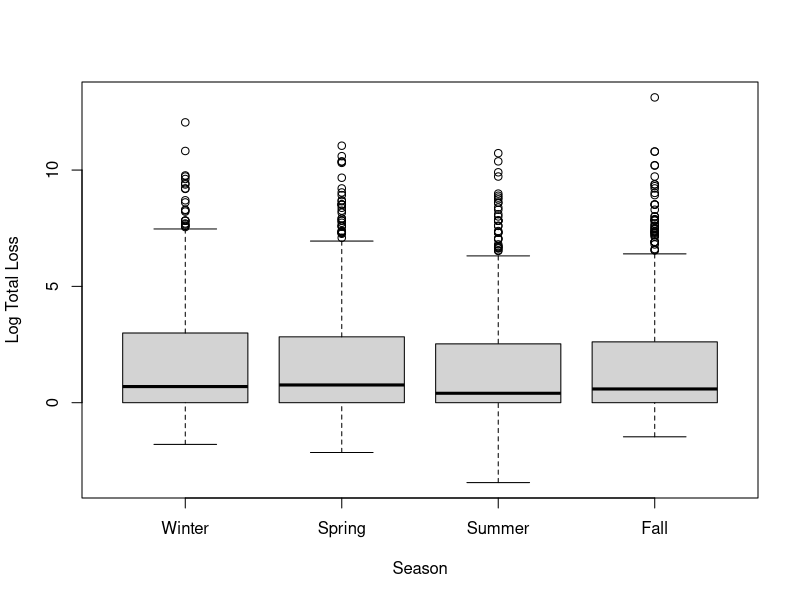

Source code (R):
## ---- chunk 1
knitr::opts_chunk$set(echo = FALSE)
library(dplyr)
## ---- chunk 2
firedata <- read.csv("PropertyLoss.csv")
head(firedata[,c(2,4)])
head(firedata[,c(7,8)])

#creat the month collum
firedata$Month <-  months(as.Date(firedata$Alm_Date, "%m/%d/%Y"))

#Turn month into the season
firedata <- transform(firedata, Season= ifelse(firedata$Month == "January", "Winter",
                  ifelse(firedata$Month == "February", "Winter", 
                  ifelse(firedata$Month == "March", "Spring",
                  ifelse(firedata$Month == "April", "Spring",
                  ifelse(firedata$Month == "May", "Spring",
                  ifelse(firedata$Month == "June", "Summer",
                  ifelse(firedata$Month == "July", "Summer",
                  ifelse(firedata$Month == "August", "Summer",
                  ifelse(firedata$Month == "September", "Fall",
                  ifelse(firedata$Month == "October", "Fall",
                  ifelse(firedata$Month == "November", "Fall",
                  ifelse(firedata$Month == "December", "Winter","NULL")))))))))))))
## ---- chunk 3
#parse out the incident numbers
firedata$Incident.Num <- strtoi(substr(firedata$Inci_type,0,3))

#collum with the incident type
firedata <- transform(firedata,Incident.Type = 
                   ifelse(Incident.Num < "124", "Structure Fire", 
                   ifelse(Incident.Num < "139", "Vehicle Fire",
                   ifelse(Incident.Num < "165", "Outside Fire",
                   "Not a Fire"))))

#Create the percent loss
firedata$PercentLoss <- (as.numeric(firedata$Pre_Inci_Value)
                         / as.numeric(firedata$Total_Loss))

#filter out non fires
firedata <- filter(firedata, Incident.Type != "Not a Fire")
## ---- chunk 4
head(firedata[,c(11,13,14)])
## ---- chunk 5
#Anova test of total loss based on season
aovSeason = aov(PercentLoss ~ Season, data = firedata)
summary(aovSeason)
## ---- chunk 6
#Anova test of total loss based on Incident.Type
aovI = aov(PercentLoss ~ Incident.Type, data = firedata)
summary(aovI)
## ---- chunk 7
#Winter Subset
winter <- firedata %>%
  filter(Season == "Winter") %>%
  group_by(Season) %>%
  select(Season, Incident.Type,Total_Loss,PercentLoss)

#Spring Subset
spring <- firedata %>%
  filter(Season == "Spring") %>%
  group_by(Season) %>%
  select(Season, Incident.Type,Total_Loss,PercentLoss)

#Summer Subset
summer <- firedata %>%
  filter(Season == "Summer") %>%
  group_by(Season) %>%
  select(Season, Incident.Type,Total_Loss,PercentLoss)

#Fall Subset
fall <- firedata %>%
  filter(Season == "Fall") %>%
  group_by(Season) %>%
  select(Season, Incident.Type,Total_Loss,PercentLoss)

#Box plot of all the subsets
boxplot(log(winter$PercentLoss),log(spring$PercentLoss),log(summer$PercentLoss),log(fall$PercentLoss),
        names = c("Winter","Spring","Summer","Fall"), xlab = "Season", ylab = "Log Total Loss")
## ---- chunk 8
#Percent loss summary of each season
firedata %>%
  group_by(Season) %>%
  summarize(Md = median(PercentLoss), Mean = mean(PercentLoss), SD = sd(PercentLoss), N = n())
## ---- chunk 9
#T test, spring and fall 
t.test(spring$PercentLoss,fall$PercentLoss)
